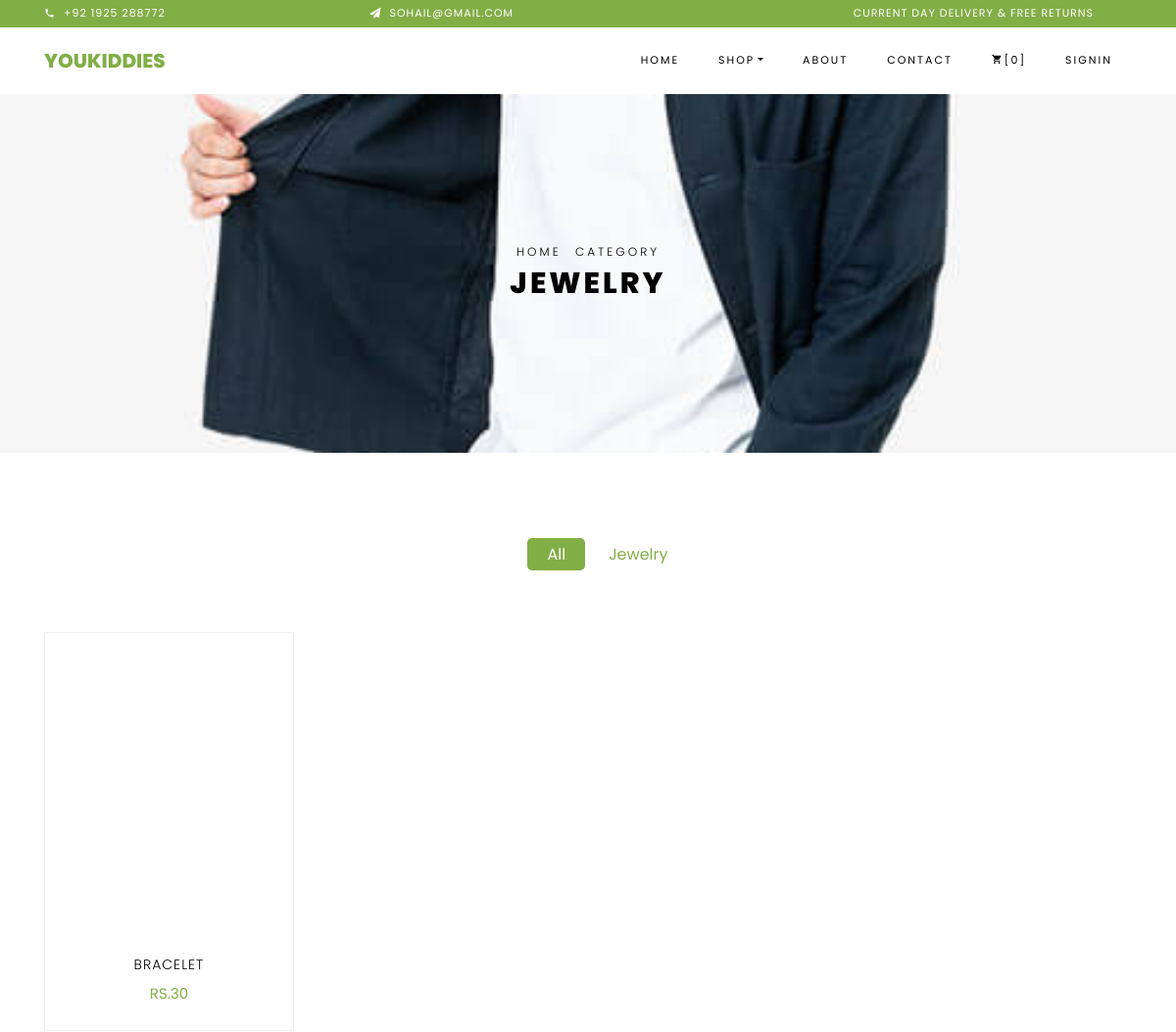
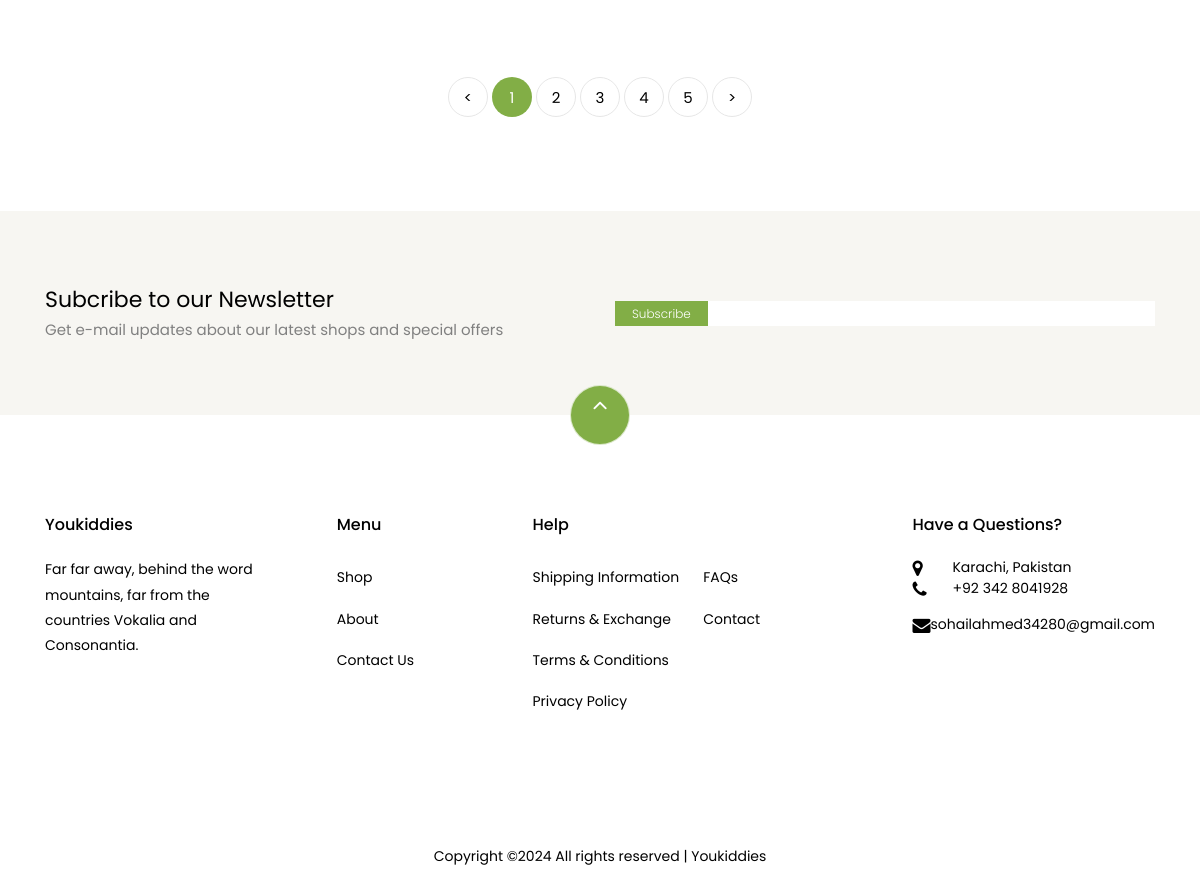
The page /shop/category/Jewelry on the database its author committed (2 pictures, top to bottom).
### shop/models.py (models this page shows, shortened)
class Category(models.Model):
    name = models.CharField(max_length=30)
    cat_moto = models.CharField(max_length=30)
    photo = models.ImageField(upload_to='products_category')
    date = models.DateTimeField(auto_now_add=True)

class Product(models.Model):
    name = models.CharField(max_length=100)
    photo = models.ImageField(upload_to='products')
    price = models.IntegerField()
    details = models.TextField()
    category = models.ForeignKey(Category, on_delete=models.CASCADE)
    author = models.ForeignKey(AuthorProfile, on_delete=models.CASCADE)
    is_draft = models.BooleanField(default=False)
    date = models.DateTimeField(auto_now_add=True)
    inventory = models.IntegerField(default=1)

### shop/views.py (the view)
# urls.py: path('category/<str:category_name>', views.category, name='category'),
def category(request, category_name):
    category = get_object_or_404(Category, name=category_name)
    products = Product.objects.filter(category=category)
    return render(request, "shop/category.html", {'category': category, 'products': products})

### cart/cart_context_processors.py (called while the page is built)
def cart_item_count(request):
    if request.user.is_authenticated:
        cart, created = Cart.objects.get_or_create(user=request.user)
        return {'cart_item_count': cart.items.count()}
    else:
        return {'cart_item_count': 0}

### templates/shop/category.html (shortened to what this page needs)
{% extends 'base/base.html' %}
{% load static %}
{% block content %}
    <div class="hero-wrap hero-bread" style="background-image: url({{category.photo.url}});">
      <div class="container">
        <div class="row no-gutters slider-text align-items-center justify-content-center">
			<div class="col-md-9 ftco-animate text-center">
				<p class="breadcrumbs" style="color: #000;"><span class="mr-2"><a href="{% url 'home' %}" style="color: #000;">Home</a></span> <span style="color: #000;">Category</span></p>
				<h1 class="mb-0 bread" style="color: #000;">{{ category.name }}</h1>
			</div>
        </div>
      </div>
    </div>
    <section class="ftco-section">
    	<div class="container">
    		<div class="row justify-content-center">
    			<div class="col-md-10 mb-5 text-center">
    				<ul class="product-category">
    					<li><a href="#" class="active">All</a></li>
    					<li><a href="#">{{ category.name}}</a></li>
    				</ul>
    			</div>
    		</div>
    		<div class="row">
          {% if products %}
          {% for product in products %}
    			<div class="col-md-6 col-lg-3 ftco-animate">
    				<div class="product">
    					<a href="{% url 'shop:product-details' product.id %}" class="img-prod"><img class="img-fluid" src="{{ product.photo.url }}" alt="Colorlib Template">
    					</a>
    					<div class="text py-3 pb-4 px-3 text-center">
    						<h3><a href="{% url 'shop:product-details' product.id %}">{{ product.name }}</a></h3>
    						<div class="d-flex">
    							<div class="pricing">
		    						<p class="price"><span>RS.{{ product.price }}</span></p>
		    					</div>
	    					</div>
    					</div>
    				</div>
    			</div>
          {% endfor %}
          {% else %}
          <p>There is No Product Here!</p>
          {% endif %}
    		</div>
    		<div class="row mt-5">
          <div class="col text-center">
            <div class="block-27">
              <ul>
                <li><a href="#">&lt;</a></li>
                <li class="active"><span>1</span></li>
                <li><a href="#">2</a></li>
                <li><a href="#">3</a></li>
                <li><a href="#">4</a></li>
                <li><a href="#">5</a></li>
                <li><a href="#">&gt;</a></li>
              </ul>
            </div>
          </div>
        </div>
    	</div>
    </section>
{% endblock %}

### rows shown on the page
Category: photo (picture), name "JEWELRY", name "Jewelry"
Product: name "BRACELET", price "30"

### other values the page prints
{{ cart_item_count }} "0"
